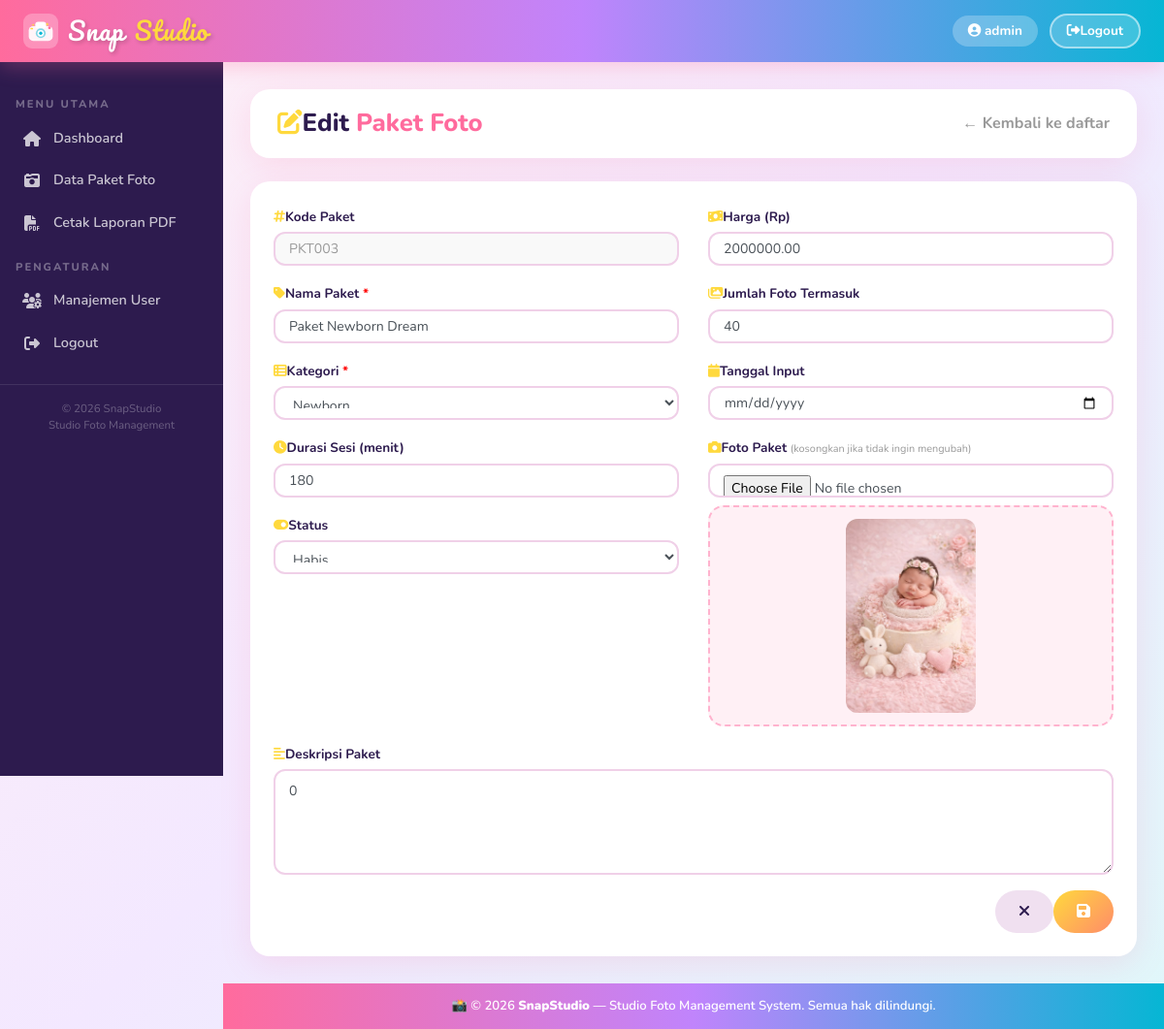
Screenshot of /edit.php?id=PKT003 (signed in) with the database file from the repository.
### tables this page shows
CREATE TABLE `tb_paket_foto` (
  `id_paket` varchar(20) NOT NULL,
  `nama_paket` varchar(100) NOT NULL,
  `kategori` enum('Pernikahan','Maternity','Newborn','Keluarga','Wisuda','Komersial','Portrait') NOT NULL,
  `durasi_sesi` int(11) NOT NULL COMMENT 'dalam menit',
  `harga` decimal(12,2) NOT NULL,
  `jumlah_foto` int(11) NOT NULL COMMENT 'jumlah foto yang disertakan',
  `deskripsi` text DEFAULT NULL,
  `tanggal_input` date NOT NULL,
  `foto_paket` varchar(255) DEFAULT NULL,
  `status` enum('Tersedia','Habis','Nonaktif') DEFAULT 'Tersedia',
  PRIMARY KEY (`id_paket`)
);

### edit.php (the view, shortened to what this page needs)
<?php
include 'koneksi.php';
include 'partials/header.php';
$row = null;
if (isset($_GET['id'])) {
    $id  = mysqli_real_escape_string($koneksi, $_GET['id']);
    $res = mysqli_query($koneksi, "SELECT * FROM tb_paket_foto WHERE id_paket='$id'");
    $row = mysqli_fetch_assoc($res);
}
?>
<div class="main-content">
<div class="page-header">
    <h1><i class="fas fa-edit me-2" style="color:#FFD93D;"></i>Edit <span>Paket Foto</span></h1>
    <a href="paket.php" style="color:#999; font-weight:700; text-decoration:none;">← Kembali ke daftar</a>
</div>
<div class="snap-card">
  <div class="card-body">
    <form action="" method="post" enctype="multipart/form-data">
      <div class="row g-3">
        <div class="col-md-6">
          <div class="mb-3">
            <label class="form-label"><i class="fas fa-hashtag me-1" style="color:#FFD93D;"></i>Kode Paket</label>
            <input type="text" class="form-control" value="<?php echo htmlspecialchars($row['id_paket']); ?>" disabled
                   style="background:#f9f9f9; color:#999;">
          </div>
          <div class="mb-3">
            <label class="form-label"><i class="fas fa-tag me-1" style="color:#FFD93D;"></i>Nama Paket <span style="color:red">*</span></label>
            <input type="text" name="nama_paket" class="form-control"
                   value="<?php echo htmlspecialchars($row['nama_paket']); ?>" required>
          </div>
          <div class="mb-3">
            <label class="form-label"><i class="fas fa-th-list me-1" style="color:#FFD93D;"></i>Kategori <span style="color:red">*</span></label>
            <select name="kategori" class="form-control" required>
                <?php foreach(['Pernikahan','Maternity','Newborn','Keluarga','Wisuda','Komersial','Portrait'] as $k): ?>
                <option value="<?php echo $k; ?>" <?php echo ($row['kategori']==$k)?'selected':''; ?>><?php echo $k; ?></option>
                <?php endforeach; ?>
            </select>
          </div>
          <div class="mb-3">
            <label class="form-label"><i class="fas fa-clock me-1" style="color:#FFD93D;"></i>Durasi Sesi (menit)</label>
            <input type="number" name="durasi_sesi" class="form-control"
                   value="<?php echo $row['durasi_sesi']; ?>" min="30" required>
          </div>
          <div class="mb-3">
            <label class="form-label"><i class="fas fa-toggle-on me-1" style="color:#FFD93D;"></i>Status</label>
            <select name="status" class="form-control">
                <?php foreach(['Tersedia','Habis','Nonaktif'] as $s): ?>
                <option value="<?php echo $s; ?>" <?php echo ($row['status']==$s)?'selected':''; ?>><?php echo $s; ?></option>
                <?php endforeach; ?>
            </select>
          </div>
        </div>
        <div class="col-md-6">
          <div class="mb-3">
            <label class="form-label"><i class="fas fa-money-bill-wave me-1" style="color:#FFD93D;"></i>Harga (Rp)</label>
            <input type="number" name="harga" class="form-control"
                   value="<?php echo $row['harga']; ?>" min="0" required>
          </div>
          <div class="mb-3">
            <label class="form-label"><i class="fas fa-images me-1" style="color:#FFD93D;"></i>Jumlah Foto Termasuk</label>
            <input type="number" name="jumlah_foto" class="form-control"
                   value="<?php echo $row['jumlah_foto']; ?>" min="1" required>
          </div>
          <div class="mb-3">
            <label class="form-label"><i class="fas fa-calendar me-1" style="color:#FFD93D;"></i>Tanggal Input</label>
            <input type="date" name="tanggal_input" class="form-control"
                   value="<?php echo $row['tanggal_input']; ?>" required>
          </div>
          <div class="mb-3">
            <label class="form-label"><i class="fas fa-camera me-1" style="color:#FFD93D;"></i>Foto Paket
              <small style="color:#999;">(kosongkan jika tidak ingin mengubah)</small>
            </label>
            <input type="file" name="foto_paket" id="foto_paket" class="form-control" accept="image/*">
            <div class="img-preview-wrap mt-2" id="preview-wrap">
                <?php if ($row['foto_paket'] && file_exists('uploads/'.$row['foto_paket'])): ?>
                    <img src="uploads/<?php echo htmlspecialchars($row['foto_paket']); ?>"
                         alt="foto" id="preview-img">
                <?php else: ?>
                    <span style="color:#FFB3CE; font-size:0.85rem;">📷 Tidak ada foto</span>
                <?php endif; ?>
            </div>
          </div>
        </div>
        <div class="col-12">
          <div class="mb-3">
            <label class="form-label"><i class="fas fa-align-left me-1" style="color:#FFD93D;"></i>Deskripsi Paket</label>
            <textarea name="deskripsi" class="form-control" rows="4"><?php echo htmlspecialchars($row['deskripsi']); ?></textarea>
          </div>
        </div>
        <div class="col-12 d-flex gap-2 justify-content-end">
            <a href="paket.php" style="padding:10px 24px; border-radius:50px; background:#f0e0f0; color:#2D1B4E; font-weight:700; text-decoration:none;">
                <i class="fas fa-times me-1"></i>
            </a>
            <button type="submit" style="background:linear-gradient(135deg,#FFD93D,#FF8C69); color:white; border:none; padding:10px 24px; border-radius:50px; font-weight:700; cursor:pointer; font-family:'Nunito',sans-serif;">
                <i class="fas fa-save me-1"></i>
            </button>
        </div>
      </div>
    </form>
  </div>
</div>
</div>
<?php include 'partials/footer.php'; ?>

### partials/header.php (style rules this page uses)
:root { --pink-main: #FF6B9D; --pink-light: #FFB3CE; --pink-pale: #FFF0F5; --yellow-main: #FFD93D; --yellow-light: #FFF5CC; --purple-main: #C084FC; --purple-light: #F3E8FF; --teal-main: #06B6D4; --teal-light: #E0F7FA; --coral: #FF8C69; --sidebar-bg: #2D1B4E; --sidebar-hover:#FF6B9D; --text-dark: #2D1B4E; --card-shadow: 0 8px 32px rgba(255,107,157,0.15); }
* { box-sizing: border-box; }
body { margin: 0; padding: 0; background: linear-gradient(135deg, #FFF0F5 0%, #F3E8FF 50%, #E0F7FA 100%); font-family: 'Nunito', sans-serif; min-height: 100vh; }
.main-content { margin-left: 230px; margin-top: 64px; padding: 28px; min-height: calc(100vh - 64px); }
.page-header { background: white; border-radius: 20px; padding: 20px 28px; margin-bottom: 24px; box-shadow: var(--card-shadow); display: flex; align-items: center; justify-content: space-between; flex-wrap: wrap; gap: 12px; }
.page-header h1 { font-size: 1.6rem; font-weight: 800; color: var(--text-dark); margin: 0; }
.page-header h1 span { color: #FF6B9D; }
.snap-card { background: white; border-radius: 20px; box-shadow: var(--card-shadow); overflow: hidden; }
.snap-card .card-body { padding: 24px; }
.form-label { font-weight: 700; font-size: 0.85rem; color: var(--text-dark); margin-bottom: 5px; }
.form-control, .form-select { border: 2px solid #F0D0E8; border-radius: 12px; padding: 10px 14px; font-family: 'Nunito', sans-serif; font-size: 0.88rem; transition: all 0.3s; }
textarea.form-control { resize: vertical; }
.img-preview-wrap { border: 2px dashed #FFB3CE; border-radius: 16px; padding: 12px; text-align: center; background: #FFF0F5; min-height: 120px; display: flex; align-items: center; justify-content: center; }
.img-preview-wrap img { max-width: 100%; max-height: 200px; border-radius: 12px; object-fit: cover; }

### rows the page displays
tb_paket_foto: id_paket "PKT003", nama_paket "Paket Newborn Dream", kategori "Newborn", durasi_sesi "180", status "Habis", harga "2000000.00", jumlah_foto "40", foto_paket (picture), deskripsi "0"

### other values shown
$_SESSION['username'] "admin"
